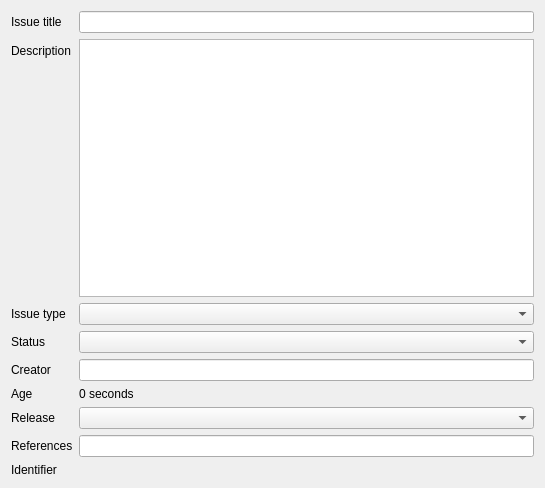
<?xml version="1.0" encoding="UTF-8"?>
<ui version="4.0">
 <class>FormIssue</class>
 <widget class="QWidget" name="FormIssue">
  <property name="geometry">
   <rect>
    <x>0</x>
    <y>0</y>
    <width>545</width>
    <height>488</height>
   </rect>
  </property>
  <property name="windowTitle">
   <string>Issue</string>
  </property>
  <layout class="QFormLayout" name="formLayout">
   <property name="fieldGrowthPolicy">
    <enum>QFormLayout::AllNonFixedFieldsGrow</enum>
   </property>
   <item row="0" column="0">
    <widget class="QLabel" name="labelTitle">
     <property name="text">
      <string>Issue title</string>
     </property>
    </widget>
   </item>
   <item row="0" column="1">
    <widget class="QLineEdit" name="lineEditTitle"/>
   </item>
   <item row="1" column="0">
    <widget class="QLabel" name="labelDescription">
     <property name="text">
      <string>Description</string>
     </property>
    </widget>
   </item>
   <item row="1" column="1">
    <widget class="QPlainTextEdit" name="plainTextEditDescription">
     <property name="sizePolicy">
      <sizepolicy hsizetype="Expanding" vsizetype="Expanding">
       <horstretch>0</horstretch>
       <verstretch>1</verstretch>
      </sizepolicy>
     </property>
     <property name="tabChangesFocus">
      <bool>true</bool>
     </property>
    </widget>
   </item>
   <item row="2" column="0">
    <widget class="QLabel" name="labelIssueType">
     <property name="text">
      <string>Issue type</string>
     </property>
    </widget>
   </item>
   <item row="2" column="1">
    <widget class="QComboBox" name="comboBoxIssueType"/>
   </item>
   <item row="3" column="0">
    <widget class="QLabel" name="labelStatus">
     <property name="text">
      <string>Status</string>
     </property>
    </widget>
   </item>
   <item row="3" column="1">
    <widget class="QComboBox" name="comboBoxStatus"/>
   </item>
   <item row="4" column="0">
    <widget class="QLabel" name="labelCreator">
     <property name="text">
      <string>Creator</string>
     </property>
    </widget>
   </item>
   <item row="4" column="1">
    <widget class="QLineEdit" name="lineEditCreator"/>
   </item>
   <item row="5" column="0">
    <widget class="QLabel" name="labelAge">
     <property name="text">
      <string>Age</string>
     </property>
    </widget>
   </item>
   <item row="5" column="1">
    <widget class="QLabel" name="labelAgeValue">
     <property name="text">
      <string>0 seconds</string>
     </property>
    </widget>
   </item>
   <item row="6" column="0">
    <widget class="QLabel" name="labelRelease">
     <property name="text">
      <string>Release</string>
     </property>
    </widget>
   </item>
   <item row="6" column="1">
    <widget class="QComboBox" name="comboBoxRelease"/>
   </item>
   <item row="7" column="0">
    <widget class="QLabel" name="labelReferences">
     <property name="text">
      <string>References</string>
     </property>
    </widget>
   </item>
   <item row="7" column="1">
    <widget class="QLineEdit" name="lineEditReferences"/>
   </item>
   <item row="8" column="0">
    <widget class="QLabel" name="labelIdentifier">
     <property name="text">
      <string>Identifier</string>
     </property>
    </widget>
   </item>
   <item row="8" column="1">
    <widget class="QLabel" name="labelIdentifierValue">
     <property name="text">
      <string/>
     </property>
    </widget>
   </item>
  </layout>
 </widget>
 <resources/>
 <connections/>
</ui>
